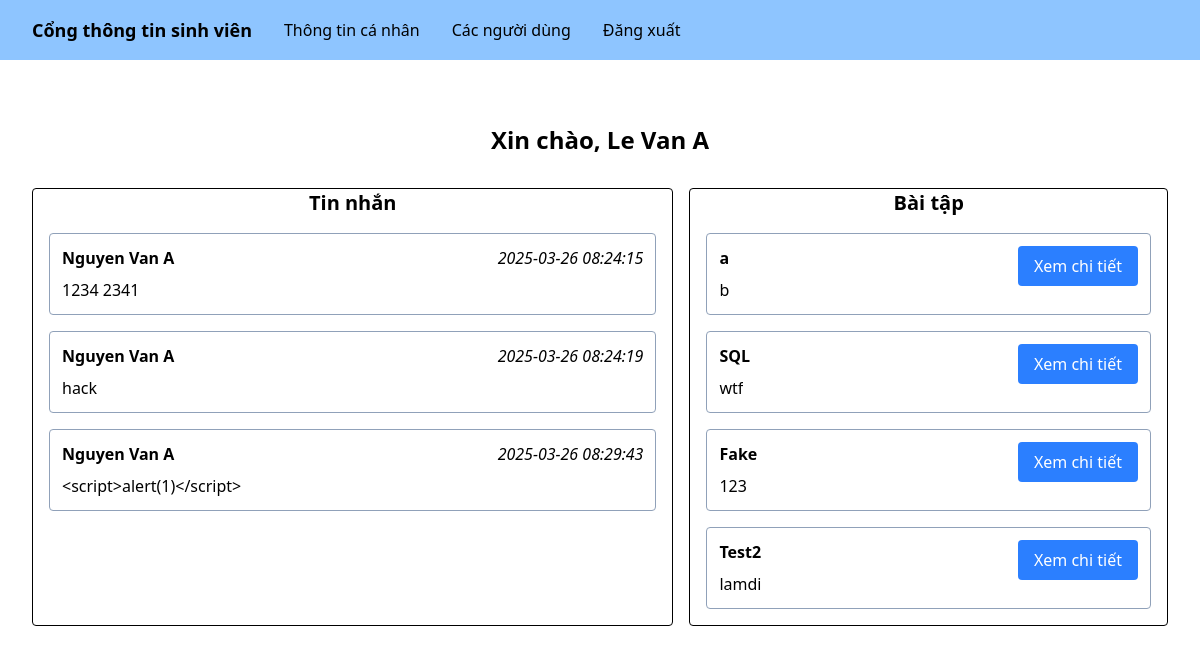
Page /home.php (signed in) on the committed database.
### tables this page shows
CREATE TABLE `messages` (
  `id` int(11) NOT NULL,
  `content` mediumtext NOT NULL,
  `created_at` timestamp NOT NULL DEFAULT current_timestamp(),
  `user_from` int(11) NOT NULL,
  `user_to` int(11) NOT NULL
);

CREATE TABLE `homework` (
  `id` int(11) NOT NULL,
  `title` varchar(300) NOT NULL,
  `description` text NOT NULL
);

### home.php (the view, shortened to what this page needs)
<?php
  $conn = include("lib/database.php");
  $stmt = $conn->prepare("SELECT messages.*, CONCAT(users.name_last, ' ', users.name_first) AS name FROM messages JOIN users ON messages.user_from = users.id WHERE messages.user_to = ?");
  $stmt->bind_param("i", $_SESSION["sid"]);
  if (!$stmt->execute()) {
    header("Location: http://" . $_SERVER["HTTP_HOST"] . "/error.php?errmsg=Lỗi+hệ+thống");
    exit();
  }
  $messages = $stmt->get_result()->fetch_all(MYSQLI_ASSOC);
  $stmt = $conn->prepare("SELECT * FROM homework");
  if (!$stmt->execute()) {
    header("Location: http://" . $_SERVER["HTTP_HOST"] . "/error.php?errmsg=Lỗi+hệ+thống");
    exit();
  }
  $assignments = $stmt->get_result()->fetch_all(MYSQLI_ASSOC);
?>
<!DOCTYPE html>
<html lang="en">
<head>
  <script src="https://cdn.jsdelivr.net/npm/@tailwindcss/browser@4"></script>
</head>
<body>
  <?php
    include("components/header.php")
  ?>
  <h1 class="text-2xl text-center font-bold mt-16">Xin chào,
    <?= htmlspecialchars($_SESSION["name_last"] . " " . $_SESSION["name_first"]) ?></h1>
  <div class="w-full flex flex-row p-8 gap-4">
    <div class="flex-grow bg-white border-1 rounded">
      <h3 class="text-center text-xl font-bold">Tin nhắn</h3>
      <?php foreach ($messages as $message): ?>
      <div class="flex justify-between border border-slate-400 rounded p-3 m-4">
        <div class="flex flex-col items-start gap-2 flex-grow">
          <span class="font-bold"><?= htmlspecialchars($message["name"]) ?></span>
          <p class="break-words break-all overflow-hidden" id="message-<?= $message["id"] ?>">
            <?= htmlspecialchars($message["content"]) ?></p>
        </div>
        <span
          class="italic whitespace-nowrap"><?= htmlspecialchars($message["created_at"]) ?></span>
      </div>
      <?php endforeach; ?>
    </div>
    <?php if (!$_SESSION["is_teacher"]): ?>
    <div class="flex-grow bg-white border-1 rounded">
      <h3 class="text-center text-xl font-bold">Bài tập</h3>
      <?php foreach ($assignments as $assignment): ?>
      <div class="flex justify-between border border-slate-400 rounded p-3 m-4">
        <div class="flex flex-col items-start gap-2 flex-grow">
          <h3 class="font-bold"><?= htmlspecialchars($assignment['title']) ?></h3>
          <p class="break-words break-all overflow-hidden">
            <?= htmlspecialchars($assignment['description']) ?></p>
        </div>
        <div class="w-max">
          <a href="/students/homework_detail.php?id=<?= $assignment['id'] ?>">
            <button
              class="bg-blue-500 text-white px-4 py-2 rounded cursor-pointer whitespace-nowrap">
              Xem chi tiết
            </button>
          </a>
        </div>
      </div>
      <?php endforeach; ?>
    </div>
    <?php endif; ?>
  </div>
</body>
</html>

### components/header.php (shortened to what this page needs)
<header class="bg-blue-300 py-4 px-8 gap-8">
  <ul class="flex flex-row gap-8 items-center">
    <li>
      <a href="/home.php" class="text-lg font-bold hover:underline">Cổng thông tin sinh viên</a>
    </li>
    <li>
      <a href="/personal.php" class="hover:underline">Thông tin cá nhân</a>
    </li>
    <li>
      <a href="/users.php" class="hover:underline">Các người dùng</a>
    </li>
    <li>
      <a href="/lib/logout.php" class="hover:underline">Đăng xuất</a>
    </li>
  </ul>
</header>

### rows in the picture
messages: name "Nguyen Van A", content "1234 2341", created_at "2025-03-26 08:24:15"
messages: name "Nguyen Van A", content "hack", created_at "2025-03-26 08:24:19"
messages: name "Nguyen Van A", content "<script>alert(1)</script>", created_at "2025-03-26 08:29:43"
homework: title "a", description "b"
homework: title "SQL", description "wtf"
homework: title "Fake", description "123"
homework: title "Test2", description "lamdi"

### other values in the picture
$_SESSION["name_last"] . " " . $_SESSION["name_first"] "Le Van A"
